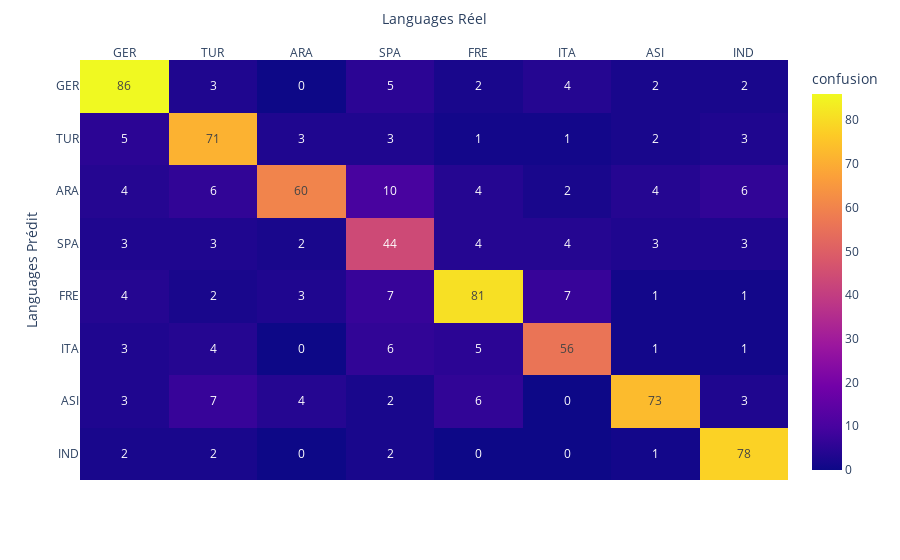

Notebook code for this chart:
### Code cell
# LinearSVC(dual="auto", random_state=0, tol=1e-5)
clf = make_pipeline(
    TfidfVectorizer(), 
    # StandardScaler(with_mean=False),
    #LinearSVC(dual="auto", random_state=0, tol=1e-5),
    #KNeighborsClassifier(n_neighbors=3)
    # LogisticRegression()
    # DecisionTreeClassifier()
    # RandomForestClassifier()
    SGDClassifier()
)

df_chi = pd.read_csv("data/CHI.csv")
df_chi = df_chi.sample(300)
df_kor = pd.read_csv("data/KOR.csv")
df_kor = df_kor.sample(300)
df_jap = pd.read_csv("data/JPN.csv")
df_jap = df_jap.sample(300)
df_asie = pd.concat([df_chi, df_kor, df_jap])
df_asie["Lang"] = "ASI"

df_hin = pd.read_csv("data/HIN.csv")
df_hin = df_hin.sample(450)
df_tel = pd.read_csv("data/TEL.csv")
df_tel = df_tel.sample(450)
df_indian = pd.concat([df_hin, df_tel])
df_indian["Lang"] = "IND"


df_other = get_data(exclude=["HIN", "TEL", "CHI", "JPN", "KOR"])
df_concat = pd.concat([df_other, df_asie, df_indian])
process_pipeline(clf, df_concat, draw=True)

### Figure 1 — Plotly figure (JSON) as saved in the notebook; plotly's stock layout.template omitted (floating-point values rounded to 4 significant figures)
{"data": [{"coloraxis": "coloraxis", "hovertemplate": "Languages Réel: %{x}<br>Languages Prédit: %{y}<br>confusion: %{z}<extra></extra>", "name": "0", "texttemplate": "%{z}", "type": "heatmap", "x": ["GER", "TUR", "ARA", "SPA", "FRE", "ITA", "ASI", "IND"], "xaxis": "x", "y": ["GER", "TUR", "ARA", "SPA", "FRE", "ITA", "ASI", "IND"], "yaxis": "y", "z": [[86, 3, 0, 5, 2, 4, 2, 2], [5, 71, 3, 3, 1, 1, 2, 3], [4, 6, 60, 10, 4, 2, 4, 6], [3, 3, 2, 44, 4, 4, 3, 3], [4, 2, 3, 7, 81, 7, 1, 1], [3, 4, 0, 6, 5, 56, 1, 1], [3, 7, 4, 2, 6, 0, 73, 3], [2, 2, 0, 2, 0, 0, 1, 78]]}], "layout": {"coloraxis": {"colorbar": {"title": {"text": "confusion"}}, "colorscale": [[0, "#0d0887"], [0.1111, "#46039f"], [0.2222, "#7201a8"], [0.3333, "#9c179e"], [0.4444, "#bd3786"], [0.5556, "#d8576b"], [0.6667, "#ed7953"], [0.7778, "#fb9f3a"], [0.8889, "#fdca26"], [1, "#f0f921"]]}, "margin": {"t": 60}, "xaxis": {"anchor": "y", "domain": [0, 1], "side": "top", "title": {"text": "Languages Réel"}}, "yaxis": {"anchor": "x", "autorange": "reversed", "domain": [0, 1], "title": {"text": "Languages Prédit"}}}}
